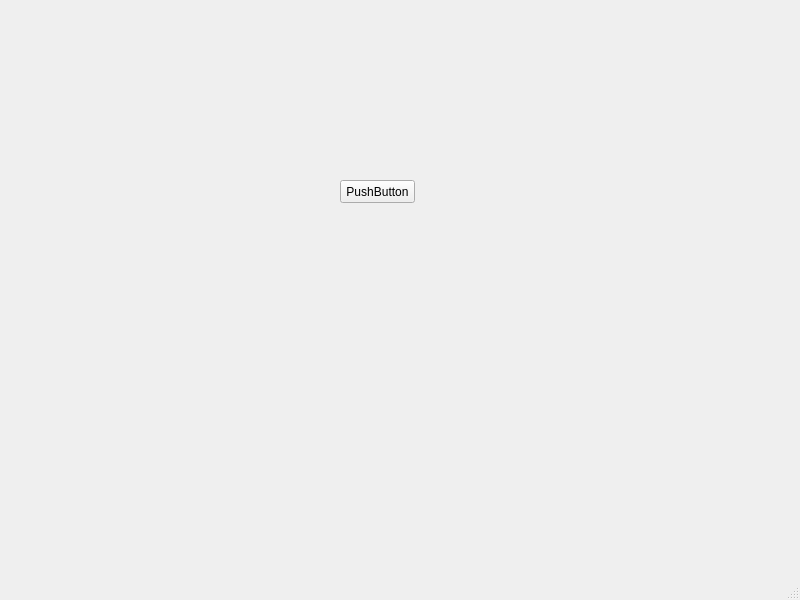
<?xml version="1.0" encoding="UTF-8"?>
<ui version="4.0">
 <class>MainWindow</class>
 <widget class="QMainWindow" name="MainWindow">
  <property name="geometry">
   <rect>
    <x>0</x>
    <y>0</y>
    <width>800</width>
    <height>600</height>
   </rect>
  </property>
  <property name="windowTitle">
   <string>MainWindow</string>
  </property>
  <widget class="QWidget" name="centralwidget">
   <widget class="QPushButton" name="pushButton">
    <property name="geometry">
     <rect>
      <x>340</x>
      <y>180</y>
      <width>75</width>
      <height>23</height>
     </rect>
    </property>
    <property name="text">
     <string>PushButton</string>
    </property>
   </widget>
  </widget>
  <widget class="QMenuBar" name="menubar">
   <property name="geometry">
    <rect>
     <x>0</x>
     <y>0</y>
     <width>800</width>
     <height>22</height>
    </rect>
   </property>
  </widget>
  <widget class="QStatusBar" name="statusbar"/>
 </widget>
 <resources/>
 <connections/>
</ui>
